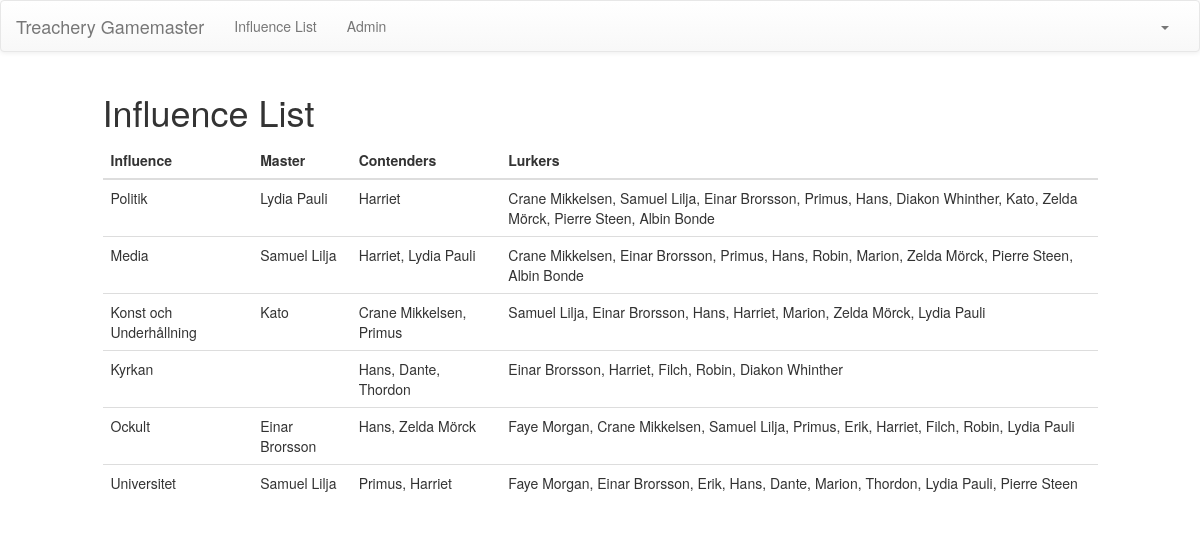
/gm/influence_list (signed in), run on the app's committed database.
### players/models.py (models this page shows, shortened)
class Influence(Model):
    name = CharField(max_length=200)
    def __str__(self):
        return self.name

class Character(Model):
    name = CharField(max_length=200)
    user = OneToOneField(
                        User,
                        related_name='character',
                        blank=True,
                        null=True)
    nature  = ForeignKey(Nature,related_name='+')
    demeanor= ForeignKey(Nature,related_name='+')
    sire    = ForeignKey('Character',blank=True,null=True)
    clan    = ForeignKey(Clan,blank=True,null=True)
    generation = PositiveIntegerField(default=13)
    age     = ForeignKey(Age)
    titles  = ManyToManyField(Title, blank=True)
    open_goal1  = TextField(blank=True)
    open_goal2  = TextField(blank=True)
    hidden_goal = TextField(blank=True)
    attributes  = ManyToManyField(AttributeRating,    blank=True)
    specializations = ManyToManyField(Specialization, blank=True)
    disciplines = ManyToManyField(DisciplineRating,   blank=True)
    humanity   = PositiveIntegerField(default=7)
    max_willpower  = PositiveIntegerField(default=0)
    willpower  = PositiveIntegerField(default=0)
    blood      = PositiveIntegerField(default=10)
    bashing = PositiveIntegerField(default=0)
    lethal = PositiveIntegerField(default=0)
    aggravated = PositiveIntegerField(default=0)
    hooks  = ManyToManyField(Hook,  blank=True, related_name='master')
    resources  = PositiveIntegerField(default=0)
    rituals     = ManyToManyField(RitualRating,       blank=True)
    boons  = ManyToManyField(Boon,  blank=True)
    frenzyTriggers = TextField(blank=True)
    relationships = ManyToManyField(Relationship, related_name='master', blank=True)
    canon_fact        = ManyToManyField(CanonFact, blank=True)
    political_faction = ForeignKey(PoliticalFaction, blank=True,null=True)
    concept = TextField(blank=True)
    herd  = PositiveIntegerField(choices=((0,0),(1,1),(2,2),(3,3)),default=0)
    haven = PositiveIntegerField(choices=((0,0),(1,1),(2,2),(3,3)),default=0)
    equipment = ManyToManyField(Equipment, blank=True)
    weapons   = ManyToManyField(Weapon,    blank=True)
    ghouls    = ManyToManyField(Ghoul,     blank=True)
    exp          = PositiveIntegerField(default=0)
    humanity_exp = PositiveIntegerField(default=0)
    special_exp  = PositiveIntegerField(default=0)
    additional_notes = TextField(blank=True)
    def __str__(self):
        try:
            off_name = self.user.first_name + " " + self.user.last_name
        except:
            off_name = " "
        if off_name == " ":
            off_name = str(self.user)
        return '{} ({})'.format(self.name, off_name)

### gamemaster/views.py (the view)
def influence_list(request):
    influences = [fact_recievers(influence) for influence in Influence.objects.all()]
    data = {'influence_list':influences}
    prnt(data)
    return render(request, 'influence_list.html', data)

### players/models.py (called while the page is built)
def prnt(x):
    print("{}".format(x))
    return x

def fact_recievers(influence):
    characters = [h.master.all()[0]
              for h in Hook.objects.filter(influence=influence)
              if list(h.master.all()) != []]
    contenders = []
    lurkers = []
    master = None
    for char in set(characters):
        if len([c for c in characters if c == char])==1:
            lurkers.append(char)
        if len([c for c in characters if c == char])==2:
            contenders.append(char)
        if len([c for c in characters if c == char])==3:
            master = char
    return {'influence':influence,
            'lurkers':lurkers,
            'contenders':contenders,
            'lurkers_name':[lur.name for lur in lurkers],
            'contenders_name':[con.name for con in contenders],
            'master':master}

### gamemaster/templates/influence_list.html (shortened to what this page needs)
{% extends "gm_base.html" %}
{% block head %}
  {% load staticfiles %}
  <link rel="stylesheet" href="{% static "gamemaster/css/jquery.dynatable.css" %}" />
{% endblock %}
{% block content %}
<div class="row">
  <div class="col-md-10 col-md-offset-1">
    <h1>Influence List</h1>
  </div>
</div>
<div class="row">
  <div class="col-md-offset-1 col-md-10">
    <table id="action-table" class="table table-hover">
      <thead>
        <tr>
          <th class="dynatable-head">Influence</th>
          <th class="dynatable-head">Master</th>
          <th class="dynatable-head">Contenders</th>
          <th class="dynatable-head">Lurkers</th>
        </tr>
      </thead>
      <tbody>
        {% for influence in influence_list %}
        <tr>
          <td>{{ influence.influence.name }}</td>
          <td>{{ influence.master.name }}</td>
          <td>{{ influence.contenders_name|join:", "  }}</td>
          <td>{{ influence.lurkers_name|join:", " }}</td>
        </tr>
        {% endfor %}
      </tbody>
    </table>
  </div>
</div>
{% endblock %}

### data on the page
Influence: influence.name "Politik", master.name "Lydia Pauli", contenders_name "Harriet", lurkers_name "Crane Mikkelsen, Samuel Lilja, Einar Brorsson, Primus, Hans, Diakon Whinther, Kato, Zelda Mörck, Pierre Steen, Albin Bonde"
Influence: influence.name "Media", master.name "Samuel Lilja", contenders_name "Harriet, Lydia Pauli", lurkers_name "Crane Mikkelsen, Einar Brorsson, Primus, Hans, Robin, Marion, Zelda Mörck, Pierre Steen, Albin Bonde"
Influence: influence.name "Konst och Underhållning", master.name "Kato", contenders_name "Crane Mikkelsen, Primus", lurkers_name "Samuel Lilja, Einar Brorsson, Hans, Harriet, Marion, Zelda Mörck, Lydia Pauli"
Influence: influence.name "Kyrkan", contenders_name "Hans, Dante, Thordon", lurkers_name "Einar Brorsson, Harriet, Filch, Robin, Diakon Whinther"
Influence: influence.name "Ockult", master.name "Einar Brorsson", contenders_name "Hans, Zelda Mörck", lurkers_name "Faye Morgan, Crane Mikkelsen, Samuel Lilja, Primus, Erik, Harriet, Filch, Robin, Lydia Pauli"
Influence: influence.name "Universitet", master.name "Samuel Lilja", contenders_name "Primus, Harriet", lurkers_name "Faye Morgan, Einar Brorsson, Erik, Hans, Dante, Marion, Thordon, Lydia Pauli, Pierre Steen"
